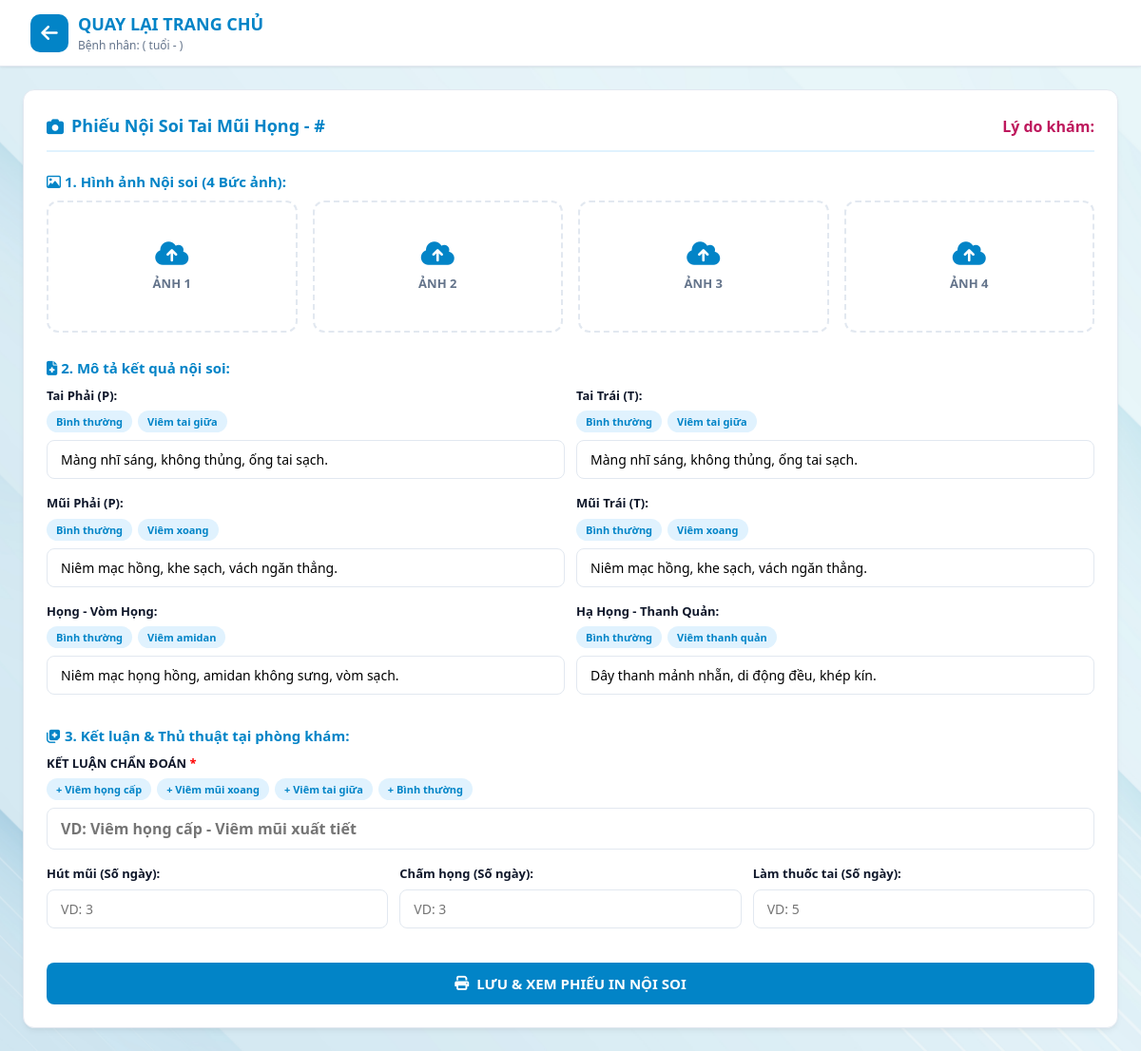
/noisoi/11, run on an earlier commit of the app's database.
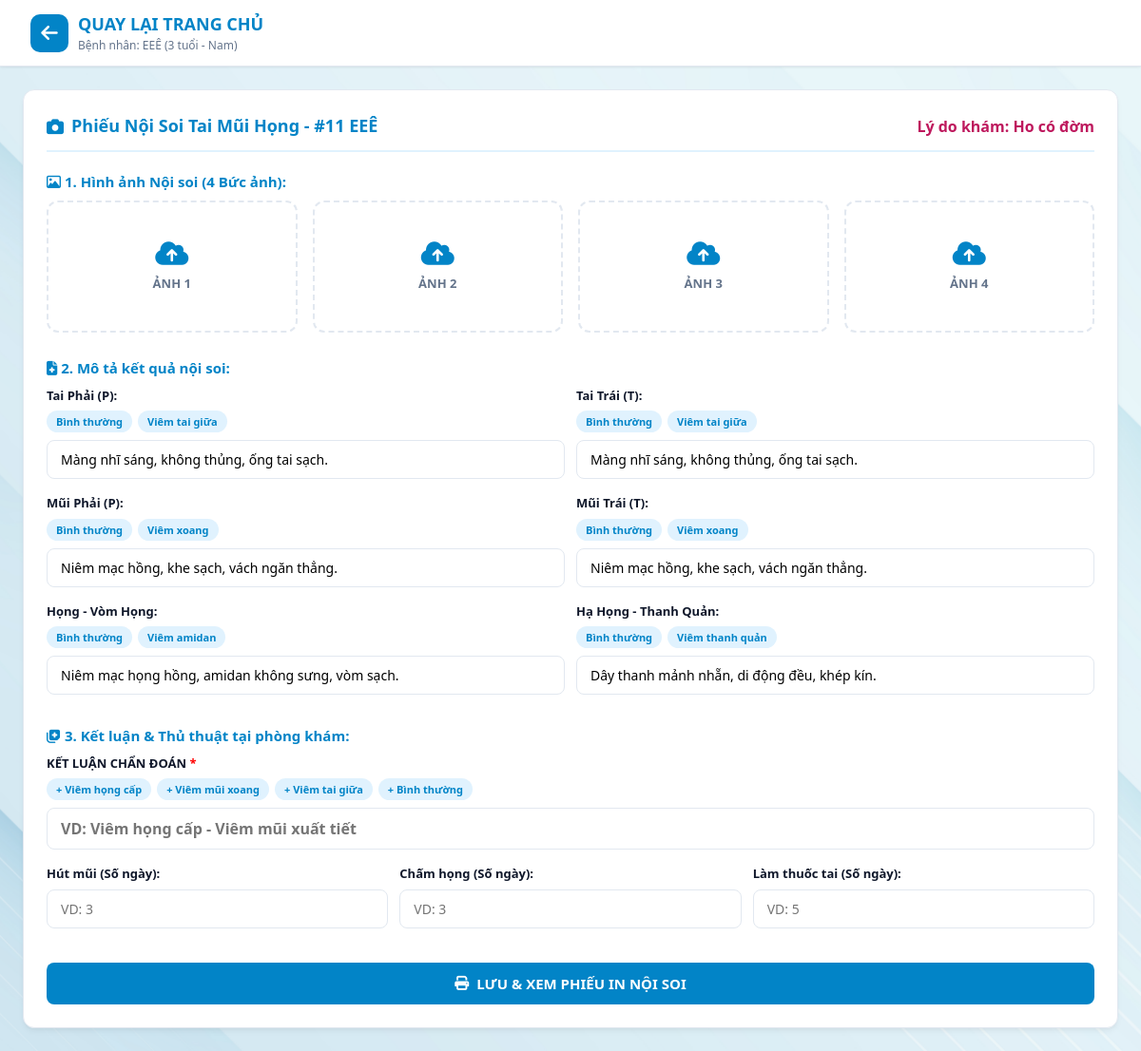
And on a later commit of the database.
### tables this page shows
CREATE TABLE patients (
    id INTEGER PRIMARY KEY AUTOINCREMENT,
    full_name TEXT NOT NULL,
    age INTEGER,
    gender TEXT,
    address TEXT,
    symptom TEXT,
    created_at TIMESTAMP DEFAULT CURRENT_TIMESTAMP
);

### app.py (the view, shortened to what this page needs)
@app.route('/noisoi/<int:patient_id>', methods=['GET', 'POST'])
def form_noisoi(patient_id):
    db = get_db()
    patient = db.execute('SELECT * FROM patients WHERE id = ?', (patient_id,)).fetchone()
    return render_template('form_noisoi.html', patient=patient, settings=get_settings())

### app.py (called while the page is built)
def get_db():
    db = getattr(g, '_database', None)
    if db is None:
        db = g._database = sqlite3.connect(app.config['DATABASE'])
        db.row_factory = sqlite3.Row
    return db

@app.teardown_appcontext
def close_connection(exception):
    db = getattr(g, '_database', None)
    if db is not None:
        db.close()

def get_settings():
    db = get_db()
    db.execute('''
        CREATE TABLE IF NOT EXISTS settings (
            key TEXT PRIMARY KEY,
            value TEXT
        )
    ''')
    rows = db.execute('SELECT key, value FROM settings').fetchall()
    return {r['key']: r['value'] for r in rows}

### templates/form_noisoi.html (shortened to what this page needs)
<!DOCTYPE html>
<html lang="vi">
<head>
    <link rel="stylesheet" href="https://cdnjs.cloudflare.com/ajax/libs/font-awesome/6.4.0/css/all.min.css">
    <link rel="stylesheet" href="{{ url_for('static', filename='css/style.css') }}">
</head>
<body>
    <header class="app-header">
        <div class="logo-area">
            <a href="/" style="text-decoration: none; color: inherit; display: flex; align-items: center; gap: 10px;">
                <div class="logo-icon"><i class="fa-solid fa-arrow-left"></i></div>
                <div class="logo-text">
                    <h1>QUAY LẠI TRANG CHỦ</h1>
                    <p>Bệnh nhân: {{ patient.full_name }} ({{ patient.age }} tuổi - {{ patient.gender }})</p>
                </div>
            </a>
        </div>
    </header>
    <main class="main-container" style="grid-template-columns: 1fr; max-width: 1100px;">
        <section class="card">
            <div class="card-header">
                <div class="card-title">
                    <i class="fa-solid fa-camera"></i>
                    <span>Phiếu Nội Soi Tai Mũi Họng - #{{ patient.id }} {{ patient.full_name }}</span>
                </div>
                <div style="font-weight: 600; color: #be185d;">Lý do khám: {{ patient.symptom }}</div>
            </div>
            <form action="/noisoi/{{ patient.id }}" method="POST" enctype="multipart/form-data">
                <div class="section-label"><i class="fa-regular fa-image"></i> 1. Hình ảnh Nội soi (4 Bức ảnh):</div>
                <div class="upload-grid">
                    <label class="upload-card">
                        <div id="ph1" class="upload-placeholder">
                            <i class="fa-solid fa-cloud-arrow-up"></i><br><b>ẢNH 1</b>
                        </div>
                    </label>
                    <label class="upload-card">
                        <div id="ph2" class="upload-placeholder">
                            <i class="fa-solid fa-cloud-arrow-up"></i><br><b>ẢNH 2</b>
                        </div>
                    </label>
                    <label class="upload-card">
                        <div id="ph3" class="upload-placeholder">
                            <i class="fa-solid fa-cloud-arrow-up"></i><br><b>ẢNH 3</b>
                        </div>
                    </label>
                    <label class="upload-card">
                        <div id="ph4" class="upload-placeholder">
                            <i class="fa-solid fa-cloud-arrow-up"></i><br><b>ẢNH 4</b>
                        </div>
                    </label>
                </div>
                <div class="section-label"><i class="fa-solid fa-file-medical"></i> 2. Mô tả kết quả nội soi:</div>
                <div class="form-row">
                    <div class="form-group">
                        <label>Tai Phải (P):</label>
                        <div class="template-bar">
                            <button type="button" class="tag-btn" onclick="fillMau('tai_p', 'Màng nhĩ sáng, không thủng, ống tai sạch.')">Bình thường</button>
                            <button type="button" class="tag-btn" onclick="fillMau('tai_p', 'Màng nhĩ sung huyết, ứ dịch đục.')">Viêm tai giữa</button>
                        </div>
                        <input type="text" id="tai_p" name="tai_p" value="Màng nhĩ sáng, không thủng, ống tai sạch.">
                    </div>
                    <div class="form-group">
                        <label>Tai Trái (T):</label>
                        <div class="template-bar">
                            <button type="button" class="tag-btn" onclick="fillMau('tai_t', 'Màng nhĩ sáng, không thủng, ống tai sạch.')">Bình thường</button>
                            <button type="button" class="tag-btn" onclick="fillMau('tai_t', 'Màng nhĩ sung huyết, ứ dịch đục.')">Viêm tai giữa</button>
                        </div>
                        <input type="text" id="tai_t" name="tai_t" value="Màng nhĩ sáng, không thủng, ống tai sạch.">
                    </div>
                </div>
                <div class="form-row">
                    <div class="form-group">
                        <label>Mũi Phải (P):</label>
                        <div class="template-bar">
                            <button type="button" class="tag-btn" onclick="fillMau('mui_p', 'Niêm mạc hồng, khe sạch, vách ngăn thẳng.')">Bình thường</button>
                            <button type="button" class="tag-btn" onclick="fillMau('mui_p', 'Niêm mạc nề đỏ, khe giữa có dịch nhầy mủ.')">Viêm xoang</button>
                        </div>
                        <input type="text" id="mui_p" name="mui_p" value="Niêm mạc hồng, khe sạch, vách ngăn thẳng.">
                    </div>
                    <div class="form-group">
                        <label>Mũi Trái (T):</label>
                        <div class="template-bar">
                            <button type="button" class="tag-btn" onclick="fillMau('mui_t', 'Niêm mạc hồng, khe sạch, vách ngăn thẳng.')">Bình thường</button>
                            <button type="button" class="tag-btn" onclick="fillMau('mui_t', 'Niêm mạc nề đỏ, khe giữa có dịch nhầy mủ.')">Viêm xoang</button>
                        </div>
                        <input type="text" id="mui_t" name="mui_t" value="Niêm mạc hồng, khe sạch, vách ngăn thẳng.">
                    </div>
                </div>
                <div class="form-row">
                    <div class="form-group">
                        <label>Họng - Vòm Họng:</label>
                        <div class="template-bar">
                            <button type="button" class="tag-btn" onclick="fillMau('vong_hong', 'Niêm mạc họng hồng, amidan không sưng, vòm sạch.')">Bình thường</button>
                            <button type="button" class="tag-btn" onclick="fillMau('vong_hong', 'Niêm mạc họng đỏ, amidan quá phát mủ, thành sau có hạt.')">Viêm amidan</button>
                        </div>
                        <input type="text" id="vong_hong" name="vong_hong" value="Niêm mạc họng hồng, amidan không sưng, vòm sạch.">
                    </div>
                    <div class="form-group">
                        <label>Hạ Họng - Thanh Quản:</label>
                        <div class="template-bar">
                            <button type="button" class="tag-btn" onclick="fillMau('thanh_quan', 'Dây thanh mảnh nhẵn, di động đều, khép kín.')">Bình thường</button>
                            <button type="button" class="tag-btn" onclick="fillMau('thanh_quan', 'Dây thanh sung huyết nề, di động đều.')">Viêm thanh quản</button>
                        </div>
                        <input type="text" id="thanh_quan" name="thanh_quan" value="Dây thanh mảnh nhẵn, di động đều, khép kín.">
                    </div>
                </div>
                <div class="section-label"><i class="fa-solid fa-notes-medical"></i> 3. Kết luận & Thủ thuật tại phòng khám:</div>
                <div class="form-group">
                    <label>KẾT LUẬN CHẨN ĐOÁN <span style="color: red;">*</span></label>
                    <div class="template-bar">
                        <button type="button" class="tag-btn" onclick="fillMau('conclusion', 'Viêm họng cấp / Viêm Amidan')">+ Viêm họng cấp</button>
                        <button type="button" class="tag-btn" onclick="fillMau('conclusion', 'Viêm mũi xoang cấp tính')">+ Viêm mũi xoang</button>
                        <button type="button" class="tag-btn" onclick="fillMau('conclusion', 'Viêm tai giữa cấp')">+ Viêm tai giữa</button>
                        <button type="button" class="tag-btn" onclick="fillMau('conclusion', 'Tai mũi họng hiện tại bình thường')">+ Bình thường</button>
                    </div>
                    <input type="text" id="conclusion" name="conclusion" placeholder="VD: Viêm họng cấp - Viêm mũi xuất tiết" required style="font-weight: bold; font-size: 16px; color: #b91c1c;">
                </div>
                <div class="form-row" style="grid-template-columns: 1fr 1fr 1fr;">
                    <div class="form-group">
                        <label>Hút mũi (Số ngày):</label>
                        <input type="number" name="hut_mui_days" placeholder="VD: 3">
                    </div>
                    <div class="form-group">
                        <label>Chấm họng (Số ngày):</label>
                        <input type="number" name="cham_hong_days" placeholder="VD: 3">
                    </div>
                    <div class="form-group">
                        <label>Làm thuốc tai (Số ngày):</label>
                        <input type="number" name="lam_thuoc_tai_days" placeholder="VD: 5">
                    </div>
                </div>
                <button type="submit" class="btn-submit" style="margin-top: 20px;">
                    <i class="fa-solid fa-print"></i>
                    <span>LƯU & XEM PHIẾU IN NỘI SOI</span>
                </button>
            </form>
        </section>
    </main>
</body>
</html>

### static/css/style.css (style rules this page uses)
:root { --primary-color: #0284c7; --primary-hover: #0369a1; --primary-light: #e0f2fe; --bg-main: #f8fafc; --card-bg: #ffffff; --text-main: #0f172a; --text-muted: #64748b; --border-color: #e2e8f0; --shadow-sm: 0 1px 3px rgba(0,0,0,0.05), 0 1px 2px rgba(0,0,0,0.03); --shadow-md: 0 4px 6px -1px rgba(0,0,0,0.05), 0 2px 4px -1px rgba(0,0,0,0.03); --shadow-lg: 0 10px 15px -3px rgba(0,0,0,0.05), 0 4px 6px -2px rgba(0,0,0,0.02); --radius: 12px; }
* { box-sizing: border-box; margin: 0; padding: 0; font-family: 'Segoe UI', Roboto, Helvetica, Arial, sans-serif; }
body { background: url('../images/bg-medical.jpg') no-repeat center center fixed; background-size: cover; color: var(--text-main); line-height: 1.5; min-height: 100vh; }
.app-header { background: var(--card-bg); border-bottom: 1px solid var(--border-color); padding: 12px 32px; display: flex; justify-content: space-between; align-items: center; box-shadow: var(--shadow-sm); position: sticky; top: 0; z-index: 100; }
.main-container { max-width: 1450px !important; margin: 20px auto; padding: 0 20px; }
.logo-area { display: flex; align-items: center; gap: 12px; }
.logo-icon { background: var(--primary-color); color: white; width: 40px; height: 40px; border-radius: 10px; display: flex; align-items: center; justify-content: center; font-size: 20px; font-weight: bold; }
.logo-text h1 { font-size: 18px; color: var(--primary-color); font-weight: 700; }
.logo-text p { font-size: 12px; color: var(--text-muted); }
.main-container { max-width: 1400px; margin: 24px auto; padding: 0 24px; display: grid; grid-template-columns: 420px 1fr; gap: 24px; }
.card { background: var(--card-bg); border-radius: var(--radius); border: 1px solid var(--border-color); box-shadow: var(--shadow-md); padding: 24px; }
.card-header { display: flex; justify-content: space-between; align-items: center; margin-bottom: 20px; padding-bottom: 12px; border-bottom: 2px solid var(--primary-light); }
.card-title { font-size: 18px; font-weight: 600; color: var(--primary-color); display: flex; align-items: center; gap: 8px; }
.form-group { margin-bottom: 16px; }
.form-row { display: grid; grid-template-columns: 1fr 1fr; gap: 12px; }
label { display: block; font-size: 13px; font-weight: 600; margin-bottom: 6px; color: var(--text-main); }
input[type="text"], input[type="number"], select, textarea { width: 100%; padding: 10px 14px; border: 1.5px solid var(--border-color); border-radius: 8px; font-size: 14px; outline: none; transition: all 0.2s ease; background-color: #fff; }
.tag-btn { background: var(--primary-light); color: var(--primary-color); border: none; padding: 4px 10px; border-radius: 20px; font-size: 11px; font-weight: 600; cursor: pointer; transition: all 0.15s ease; }
.btn-submit { width: 100%; background: var(--primary-color); color: white; border: none; padding: 12px; border-radius: 8px; font-size: 15px; font-weight: 600; cursor: pointer; transition: background 0.2s ease; display: flex; align-items: center; justify-content: center; gap: 8px; margin-top: 10px; }

### templates/form_noisoi.html (style rules this page uses)
.upload-grid { display: grid; grid-template-columns: repeat(4, 1fr); gap: 16px; margin-bottom: 20px; }
.upload-card { border: 2px dashed var(--border-color); border-radius: var(--radius); padding: 10px; text-align: center; background: #fff; position: relative; cursor: pointer; transition: all 0.2s; }
.upload-placeholder { padding: 30px 0; color: var(--text-muted); }
.upload-placeholder i { font-size: 28px; color: var(--primary-color); margin-bottom: 8px; }
.section-label { font-size: 15px; font-weight: bold; color: var(--primary-color); margin: 16px 0 8px 0; }
.template-bar { margin-bottom: 8px; display: flex; gap: 6px; flex-wrap: wrap; }

What changed in the data, as far as the page shows it:
added patients: full_name "EEÊ", age "3", gender "Nam", id "11", symptom "Ho có đờm"
